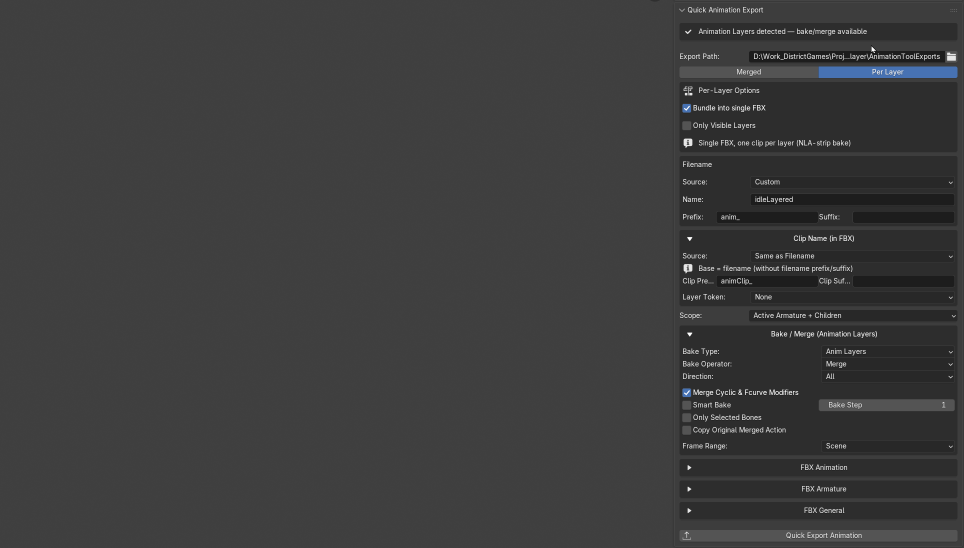
#> input picture Blender/Addons/ClaudeVibe_WIPs/QuickAnimationExport/assets/quick_anim_export_screenshot.png, 1928 x 1095 px, found by its file name (shown at 1/2 size)
$ python _make_annotated_doc.py
#> lines starting #> are read from the running program, lines starting #| are printed output that depends on the picture
# -*- coding: utf-8 -*-
"""Generates an annotated documentation image for Quick Animation Export
by overlaying labelled boxes + descriptions onto a Blender screenshot.

Canvas is extended 25% to the left and 50% downward versus the source
screenshot to give the description column proper breathing room and to
make space for the viewport-header button callout under the panel.
"""
import os
import sys
from PIL import Image, ImageDraw, ImageFont

sys.stdout.reconfigure(encoding='utf-8')

ROOT = r"D:/Stephko_Tooling/Toolings/Blender/Addons/ClaudeVibe_WIPs"
ASSETS = os.path.join(ROOT, "QuickAnimationExport", "assets")
SRC = os.path.join(ASSETS, "quick_anim_export_screenshot.png")
OUT = os.path.join(ASSETS, "QuickAnimationExport_docs.png")

# Canvas geometry — the screenshot is pasted with this offset so its grey
# 3D viewport area is widened on the left.
LEFT_PAD = 482        # 25% of 1928, added to the left
BOTTOM_PAD = 548      # 50% of 1095, added at the bottom
PANEL_LEFT_SRC = 1346 # left edge of the N-panel inside the source screenshot

BG = (63, 63, 63, 255)


# ---------- Fonts ----------
def load_font(size, bold=False):
#> called with size = 32, bold = True
    candidates = [
        "C:/Windows/Fonts/segoeuib.ttf" if bold else "C:/Windows/Fonts/segoeui.ttf",
        "C:/Windows/Fonts/arialbd.ttf" if bold else "C:/Windows/Fonts/arial.ttf",
    ]
    for p in candidates:
        if os.path.isfile(p):
            return ImageFont.truetype(p, size)
    return ImageFont.load_default()

F_TITLE   = load_font(32, bold=True)
F_SUB     = load_font(15)
F_HEADING = load_font(17, bold=True)
F_BODY    = load_font(14)
F_EX      = load_font(13)
F_SMALL   = load_font(12)

# ---------- Colour groups ----------
GROUPS = {
    "status":  (0xE6, 0x95, 0x4C),
    "output":  (0x5B, 0xA3, 0xF5),
    "perlay":  (0x4D, 0xD0, 0xE1),
    "file":    (0x67, 0xD8, 0x8B),
    "clip":    (0xC7, 0x7D, 0xFF),
    "scope":   (0xFF, 0x99, 0x33),
    "bake":    (0xFF, 0xD9, 0x3D),
    "fbx":     (0xB0, 0xBE, 0xC5),
    "action":  (0xFF, 0x6B, 0x6B),
    "header":  (0xFF, 0xB3, 0xD9),   # viewport header callout
}

# ---------- Field annotations ----------
# field_box uses ORIGINAL screenshot coordinates; they get offset by LEFT_PAD
# at draw time so the same numbers stay easy to verify against the source.
FIELDS = [
    dict(
        group="status",
        field_box=(1362, 47, 1916, 92),
        title="Status / Animation Layers detection",
        body=[
            "Sanity-check banner. Green checkmark = the Animation Layers addon",
            "is installed, enabled, and the active armature actually has layers.",
            "If absent, the panel falls back to plain FBX export with no merge step.",
        ],
    ),
    dict(
        group="output",
        field_box=(1362, 100, 1916, 128),
        title="Export Path",
        body=[
            "Folder the FBX file(s) are written to. Accepts Blender's // relative",
            "paths (resolved against the .blend file) and absolute system paths.",
        ],
        examples=["//exports/", "D:/Work/Anims/"],
    ),
    dict(
        group="output",
        field_box=(1362, 133, 1916, 161),
        title="Export Mode — Merged vs Per Layer",
        body=[
            "MERGED: bake every Animation Layer into one merged clip and write a",
            "single FBX. PER LAYER: each layer becomes its own file (or a single",
            "FBX containing one clip per layer if Bundle is on below).",
        ],
    ),
    dict(
        group="perlay",
        field_box=(1362, 166, 1916, 293),
        title="Per-Layer Options (only shown in Per Layer mode)",
        body=[
            "• Bundle into single FBX — all layers exported as separate AnimStacks",
            "  inside one FBX via the NLA-strip bake path.",
            "• Only Visible Layers — skip layers whose eye/mute flag is off.",
        ],
        examples=["Bundle ON  -> idleLayered.fbx (3 clips)",
                  "Bundle OFF -> idle_BasePose.fbx, idle_Overlay.fbx ..."],
    ),
    dict(
        group="file",
        field_box=(1362, 338, 1916, 372),
        title="Filename → Source",
        body=[
            "How the base filename is derived.",
            "• Layer / Action Name — use the active layer's action name.",
            "• Armature Name — use the armature object's name.",
            "• Custom — use the Name field shown directly below.",
        ],
    ),
    dict(
        group="file",
        field_box=(1362, 375, 1916, 406),
        title="Filename → Name (Custom only)",
        body=[
            "Literal base name when Source = Custom. Prefix/Suffix wrap around it.",
        ],
        examples=["idleLayered  ->  anim_idleLayered.fbx"],
    ),
    dict(
        group="file",
        field_box=(1362, 410, 1916, 442),
        title="Filename → Prefix  /  Suffix",
        body=[
            "Strings glued to the front/back of the resolved base name. Suffix is",
            "inserted before the .fbx extension. Both apply to the FILE name only.",
        ],
        examples=["Prefix 'anim_' + base 'idleLayered'  ->  anim_idleLayered.fbx"],
    ),
    dict(
        group="clip",
        field_box=(1362, 455, 1916, 543),
        title="Clip Name → Source (FBX AnimStack label)",
        body=[
            "Independent from the filename. Controls the clip label written INSIDE",
            "the FBX (what Unity/Unreal display as the animation clip).",
            "Same as Filename / Layer-Action / Armature / Custom.",
        ],
        examples=[
            "Given Filename Source = Custom 'idleLayered'  (file = idleLayered.fbx):",
            "Clip Source = Same as Filename    ->  Clip = idleLayered",
            "Clip Source = Layer/Action Name   ->  Clip = BasePose   (the active layer's action)",
            "Clip Source = Armature Name       ->  Clip = Armature",
            "Clip Source = Custom 'main'       ->  Clip = main",
        ],
    ),
    dict(
        group="clip",
        field_box=(1362, 547, 1916, 578),
        title="Clip Name → Clip Prefix / Suffix",
        body=[
            "Wraps every clip label. Common usage: a project/rig tag separate from",
            "the file's prefix, e.g. an engine that expects 'animClip_*'.",
        ],
        examples=["animClip_ + idleLayered  ->  animClip_idleLayered"],
    ),
    dict(
        group="clip",
        field_box=(1362, 580, 1916, 614),
        title="Clip Name → Layer Token",
        body=[
            "Per-clip differentiator appended to the clip base name. Essential when",
            "bundling multiple layers as separate clips in one FBX so each AnimStack",
            "has a unique label.",
            "Options: None / Layer Name / Layer Index / Index_Name / Name_Index.",
        ],
        examples=[
            "Given Clip Source = Same as Filename, File = idleLayered.fbx:",
            "Token = None         ->  Clip = idleLayered",
            "Token = Layer Name   ->  Clip = idleLayered_BasePose",
            "Token = Layer Index  ->  Clip = idleLayered_00",
            "Token = Index_Name   ->  Clip = idleLayered_00_BasePose",
        ],
    ),
    dict(
        group="scope",
        field_box=(1362, 620, 1916, 654),
        title="Scope — what to include in the export",
        body=[
            "• Active Armature Only — just the rig in focus.",
            "• Active Armature + Children — rig plus everything parented to it",
            "  (meshes, props). The usual default.",
            "• Selected Armatures + Children — every selected rig and its kids.",
        ],
    ),
    dict(
        group="bake",
        field_box=(1362, 660, 1916, 772),
        title="Bake / Merge — engine, operator, direction",
        body=[
            "Mirrors Animation Layers' merge dialog so you don't have to leave",
            "this panel.",
            "• Bake Type — 'Anim Layers' (preserves layer key density) or NLA Bake.",
            "• Bake Operator — Merge layers down vs bake into a new layer.",
            "• Direction — All / Down / Up relative to the active layer.",
        ],
    ),
    dict(
        group="bake",
        field_box=(1362, 775, 1916, 800),
        title="Merge Cyclic & Fcurve Modifiers",
        body=[
            "Include F-curve modifiers (cyclic, noise, etc.) in the bake instead",
            "of throwing them away when layers are flattened.",
        ],
    ),
    dict(
        group="bake",
        field_box=(1362, 800, 1916, 822),
        title="Smart Bake  /  Bake Step",
        body=[
            "Smart Bake (AL only): keep the original key density after merge.",
            "Bake Step: only bake every Nth frame (cheaper, less precise).",
        ],
        examples=["Bake Step 1 = every frame    Bake Step 2 = every 2nd frame"],
    ),
    dict(
        group="bake",
        field_box=(1362, 822, 1916, 872),
        title="Only Selected Bones  /  Copy Original Merged Action",
        body=[
            "• Only Selected Bones — bake just the bones you have selected in",
            "  pose mode (faster for partial bakes).",
            "• Copy Original Merged Action — keep a backup of the action that gets",
            "  overwritten. QAE already restores actions itself, so usually OFF.",
        ],
    ),
    dict(
        group="bake",
        field_box=(1362, 880, 1916, 910),
        title="Frame Range",
        body=[
            "Source for the bake's frame range.",
            "• Scene — use the scene start/end.",
            "• Action — use each action's own length.",
            "• Custom — type your own start/end below the dropdown.",
        ],
    ),
    dict(
        group="fbx",
        field_box=(1362, 918, 1916, 1040),
        title="FBX Animation / Armature / General (collapsed)",
        body=[
            "Three foldouts that mirror Blender's native FBX exporter:",
            "• Animation — sampling rate, simplify, NLA strips, force start/end.",
            "• Armature — leaf bones, primary/secondary bone axis, node type.",
            "• General — unit scale, apply transform, forward/up axes, path mode.",
            "Open only when you need to tune the FBX exporter itself.",
        ],
    ),
    dict(
        group="action",
        field_box=(1362, 1049, 1916, 1083),
        title="Quick Export Animation",
        body=[
            "Run it. Bakes (if AL is active) and writes the FBX(s) using every",
            "setting above.",
        ],
    ),
]


# ---------- Layout constants for the extended canvas ----------
COL_W = 800
PADDING = 12

# Metro-map style: each colour group gets its own dedicated vertical track
# inside the corridor between the description column (right edge ~x=840) and
# the panel (left edge ~x=1828). Tracks are spaced ~110px apart so risers
# never sit on top of each other or behind the text boxes.
# Ordered by first appearance in the FIELDS list so tracks roughly follow the
# panel from top to bottom — keeps crossings between groups to a minimum.
GROUP_TRACK_X = {
    "status": 900,
    "output": 1010,
    "perlay": 1120,
    "file":   1230,
    "clip":   1340,
    "scope":  1450,
    "bake":   1560,
    "fbx":    1670,
    "action": 1780,
}


def measure_block(field, draw):
    lines = [("title", field["title"])]
    for b in field["body"]:
        lines.append(("body", b))
    if field.get("examples"):
        lines.append(("ex_head", "examples:"))
        for ex in field["examples"]:
            lines.append(("ex", ex))
    line_heights = []
    for kind, txt in lines:
        f = {"title": F_HEADING, "body": F_BODY, "ex_head": F_SMALL, "ex": F_EX}[kind]
        bbox = f.getbbox(txt)
        line_heights.append(bbox[3] - bbox[1] + 5)
    h = sum(line_heights) + 2 * PADDING
    return lines, line_heights, h


def draw_block(draw, x, y, w, lines, line_heights, color):
    h = sum(line_heights) + 2 * PADDING
    draw.rounded_rectangle([x, y, x + w, y + h], radius=8,
                           fill=(40, 40, 40, 255), outline=color, width=2)
    cy = y + PADDING
    for (kind, txt), lh in zip(lines, line_heights):
        if kind == "title":
            f, col = F_HEADING, color
        elif kind == "body":
            f, col = F_BODY, (225, 225, 225)
        elif kind == "ex_head":
            f, col = F_SMALL, (160, 160, 160)
        else:
            f, col = F_EX, (180, 220, 200)
        draw.text((x + PADDING, cy), txt, fill=col, font=f)
        cy += lh


def draw_viewport_button_mock(draw, x, y):
    """Tiny illustration of where the addon adds its viewport-header button.

    A short stylised top-bar with a few generic icons on the left and the
    QAE icon highlighted on the right, with a label arrow.
    """
    bar_w = 540
    bar_h = 36
    bar = (x, y, x + bar_w, y + bar_h)
    draw.rounded_rectangle(bar, radius=4, fill=(48, 48, 48), outline=(90, 90, 90), width=1)

    # Generic dummy icons on the left
    icon_y = y + 6
    for i in range(6):
        ix = x + 10 + i * 28
        draw.rounded_rectangle([ix, icon_y, ix + 22, icon_y + 24], radius=3,
                               fill=(60, 60, 60), outline=(95, 95, 95), width=1)

    # The QAE button — highlighted on the right end
    bx0 = x + bar_w - 36
    by0 = y + 4
    bx1 = bx0 + 28
    by1 = by0 + 28
    draw.rounded_rectangle([bx0, by0, bx1, by1], radius=4,
                           fill=(75, 110, 165), outline=GROUPS["header"], width=2)
    # Stylised sine wave + arrow inside
    cx, cy = (bx0 + bx1) // 2, (by0 + by1) // 2
    draw.line([(cx - 9, cy + 2), (cx - 5, cy - 4), (cx, cy + 2), (cx + 5, cy - 4)],
              fill=(245, 245, 245), width=2)
    draw.polygon([(cx + 6, cy + 4), (cx + 10, cy + 4), (cx + 8, cy + 8)],
                 fill=(245, 245, 245))

    return bar


def main():
    src = Image.open(SRC).convert("RGBA")
#> src is the input picture: PIL image 1928x1095 RGBA; mean R, G, B, A 60.5, 60.6, 60.8, 255
    sw, sh = src.size

    # Pre-measure all description blocks before we know the final canvas size.
    # The bottom blocks (viewport-header callout, workflow tip) are sized first
    # because the canvas height has to grow to fit them under the columns.
    tmp_img = Image.new("RGBA", (10, 10))
    tmp_draw = ImageDraw.Draw(tmp_img)
    measured = [(*measure_block(f, tmp_draw), f) for f in FIELDS]

    # Single description column on the left. Each box's y is pulled towards
    # its field's centre where the flow allows — keeps the metro-map risers
    # short. We use one column instead of two so the connector corridor
    # between text and panel stays clear of any text boxes.
    COL_X = 40

    placements = {}
    cy = 130
    for i, (lines, lh, h, f) in enumerate(measured):
        fy0, fy1 = f["field_box"][1], f["field_box"][3]
        field_cy = (fy0 + fy1) // 2
        y_ideal = field_cy - h // 2
        y = max(cy, y_ideal)
        placements[i] = (COL_X, y, COL_W, h)
        cy = y + h + 18  # comfortable gap between blocks
    col_end_y = {"single": cy}

    # Measure the viewport-button callout and workflow tip up-front so we know
    # how much vertical room they need below the columns / screenshot.
    vb_lines = [
        ("title", "Quick Export Button (3D viewport header, top-right)"),
        ("body", "The addon also appends a single icon button to every 3D viewport's"),
        ("body", "header bar, on the right-hand side. Clicking it fires the same"),
        ("body", "qae.quick_export operator the panel's button calls — so you can"),
        ("body", "trigger an export without opening the N-panel."),
        ("body", ""),
        ("body", "• Custom icon — a sine wave flowing into an export arrow."),
        ("body", "• Greyed out unless the active object is an armature."),
        ("body", "• Falls back to Blender's ARMATURE_DATA icon if the PNG fails to load."),
    ]
    vb_heights = []
    for kind, txt in vb_lines:
        f_ = {"title": F_HEADING, "body": F_BODY}[kind]
        bbox = f_.getbbox(txt or " ")
        vb_heights.append(bbox[3] - bbox[1] + 5)
    vb_total_h = sum(vb_heights) + 2 * PADDING

    note_lines = [
        ("title", "Tip — typical workflow"),
        ("body", "1. Set Export Path and Export Mode (Merged for one-shots, Per Layer to keep layers separate)."),
        ("body", "2. Pick Filename + Clip Name conventions once — they survive between sessions."),
        ("body", "3. Choose Scope (usually 'Active Armature + Children')."),
        ("body", "4. Tune Bake/Merge only if the AL defaults don't suit the rig."),
        ("body", "5. Hit Quick Export Animation — from the N-panel or the viewport header button."),
    ]
    note_heights = []
    for kind, txt in note_lines:
        f_ = {"title": F_HEADING, "body": F_BODY}[kind]
        bbox = f_.getbbox(txt or " ")
        note_heights.append(bbox[3] - bbox[1] + 5)
    note_total_h = sum(note_heights) + 2 * PADDING

    # The bottom blocks must sit BELOW the original screenshot AND below the
    # bottom of the description column — whichever is lower.
    bottom_start = max(sh, col_end_y["single"]) + 40
    vp_bar_h = 36
    vb_y = bottom_start
    vp_y = bottom_start + max(0, (vb_total_h - vp_bar_h) // 2)
    note_y = max(vb_y + vb_total_h, vp_y + vp_bar_h) + 30

    required_bottom = note_y + note_total_h + 40  # 40px footer margin

    # Extended canvas: 25% more on the left; bottom expands to fit everything.
    NW = sw + LEFT_PAD
    NH = max(sh + BOTTOM_PAD, required_bottom + 30)
    canvas = Image.new("RGBA", (NW, NH), BG)
    canvas.paste(src, (LEFT_PAD, 0))
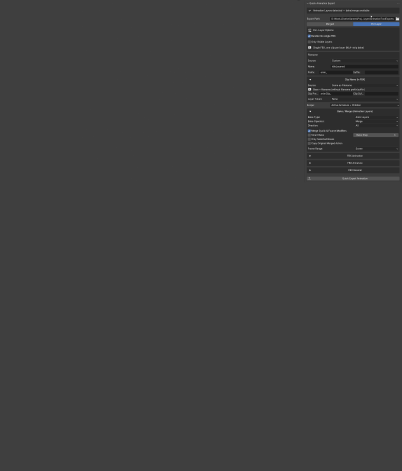
#> canvas: PIL image 2410x2823 RGBA (shown at 1/6 size); mean R, G, B, A 62.2, 62.3, 62.3, 255
    draw = ImageDraw.Draw(canvas)

    # Title
    draw.text((40, 24), "Quick Animation Export — Field Reference",
              fill=(245, 245, 245), font=F_TITLE)
    draw.text((40, 68),
              "Each labelled box on the panel maps to a description on the left.",
              fill=(180, 180, 180), font=F_SUB)
    draw.text((40, 90),
              "Colours group related fields (output, filename, clip, bake/merge, FBX, action).",
              fill=(180, 180, 180), font=F_SUB)

    # --- Field outlines (drawn first so tracks/dots sit on top) ---
    for i in range(len(FIELDS)):
        lines, lh, h, f = measured[i]
        color = GROUPS[f["group"]]
        fx0, fy0, fx1, fy1 = f["field_box"]
        fx0o = fx0 + LEFT_PAD
        fx1o = fx1 + LEFT_PAD
        draw.rectangle([fx0o, fy0, fx1o, fy1], outline=color, width=3)

    # --- Description blocks (drawn before connectors so the corridor stays
    # visually clean — no track ever runs through a text box anyway, but the
    # blocks landing first makes the dot/box-edge meeting point look tidy). ---
    for i in range(len(FIELDS)):
        lines, lh, h, f = measured[i]
        bx, by, bw, bh = placements[i]
        draw_block(draw, bx, by, bw, lines, lh, GROUPS[f["group"]])

    # --- Metro-map connectors ---
    # Each group has a dedicated vertical track between the description column
    # and the panel. A connector is 3 segments: short horizontal out of the
    # box, vertical along the group's track, short horizontal into the field.
    # Same-colour boxes share the same track x — fields stack onto it like
    # stations on a metro line. Different groups run as parallel verticals.
    r = 4
    for i in range(len(FIELDS)):
        lines, lh, h, f = measured[i]
        bx, by, bw, bh = placements[i]
        color = GROUPS[f["group"]]
        fx0, fy0, fx1, fy1 = f["field_box"]
        fx0o = fx0 + LEFT_PAD

        block_anchor = (bx + bw, by + bh // 2)
        field_anchor = (fx0o, (fy0 + fy1) // 2)
        track_x = GROUP_TRACK_X[f["group"]]

        # Out of box → track (horizontal)
        draw.line([block_anchor, (track_x, block_anchor[1])],
                  fill=color, width=3)
        # Vertical riser at the group track
        draw.line([(track_x, block_anchor[1]), (track_x, field_anchor[1])],
                  fill=color, width=3)
        # Track → field (horizontal)
        draw.line([(track_x, field_anchor[1]), field_anchor],
                  fill=color, width=3)

        # Station dots at both ends so the entry/exit points read clearly
        draw.ellipse([block_anchor[0] - r, block_anchor[1] - r,
                      block_anchor[0] + r, block_anchor[1] + r], fill=color)
        draw.ellipse([field_anchor[0] - r, field_anchor[1] - r,
                      field_anchor[0] + r, field_anchor[1] + r], fill=color)

    # --- Viewport header button callout (in the new bottom grey area) ---
    vp_x = 40
    bar_rect = draw_viewport_button_mock(draw, vp_x, vp_y)
#> bar_rect = (40, 2510, 580, 2546)
    bar_x0, bar_y0, bar_x1, bar_y1 = bar_rect
#> bar_x0 = 40; bar_y0 = 2510; bar_x1 = 580; bar_y1 = 2546

    # Description block for the viewport button — placed to the right of the
    # mock bar, vertically centred against it.
    vb_x = bar_x1 + 30
#> vb_x = 610
    vb_w = NW - vb_x - 40
#> vb_w = 1760

    # Connector from the highlighted QAE icon on the mock bar to the callout.
    btn_cx = bar_x1 - 22
#> btn_cx = 558
    btn_cy = bar_y0 + 18
#> btn_cy = 2528
    draw.line([(btn_cx + 16, btn_cy), (vb_x - 8, vb_y + 30)],
              fill=GROUPS["header"], width=2)

    draw.rounded_rectangle([vb_x, vb_y, vb_x + vb_w, vb_y + vb_total_h],
                           radius=8, fill=(40, 40, 40, 255),
                           outline=GROUPS["header"], width=2)
    cy = vb_y + PADDING
    for (kind, txt), lh in zip(vb_lines, vb_heights):
        if kind == "title":
            f_, col = F_HEADING, GROUPS["header"]
        else:
            f_, col = F_BODY, (225, 225, 225)
        draw.text((vb_x + PADDING, cy), txt, fill=col, font=f_)
        cy += lh
#> after the loop, cy = 2592

    # Workflow note spans the full width below the viewport-button callout.
    note_x = 40
    note_w = NW - 80
    draw.rounded_rectangle([note_x, note_y, note_x + note_w, note_y + note_total_h],
                           radius=8, fill=(38, 38, 38, 255),
                           outline=(120, 120, 120), width=1)
    cy = note_y + PADDING
    for (kind, txt), lh in zip(note_lines, note_heights):
        if kind == "title":
            f_, col = F_HEADING, (235, 235, 235)
        else:
            f_, col = F_BODY, (210, 210, 210)
        draw.text((note_x + PADDING, cy), txt, fill=col, font=f_)
        cy += lh
#> after the loop, cy = 2741

    # Footer
    draw.text((40, NH - 28),
              "Stephko / ClaudeVibe — Quick Animation Export   •   N-panel: 3D Viewport ▸ Animation",
              fill=(140, 140, 140), font=F_SMALL)

    canvas.convert("RGB").save(OUT, "PNG", optimize=True)
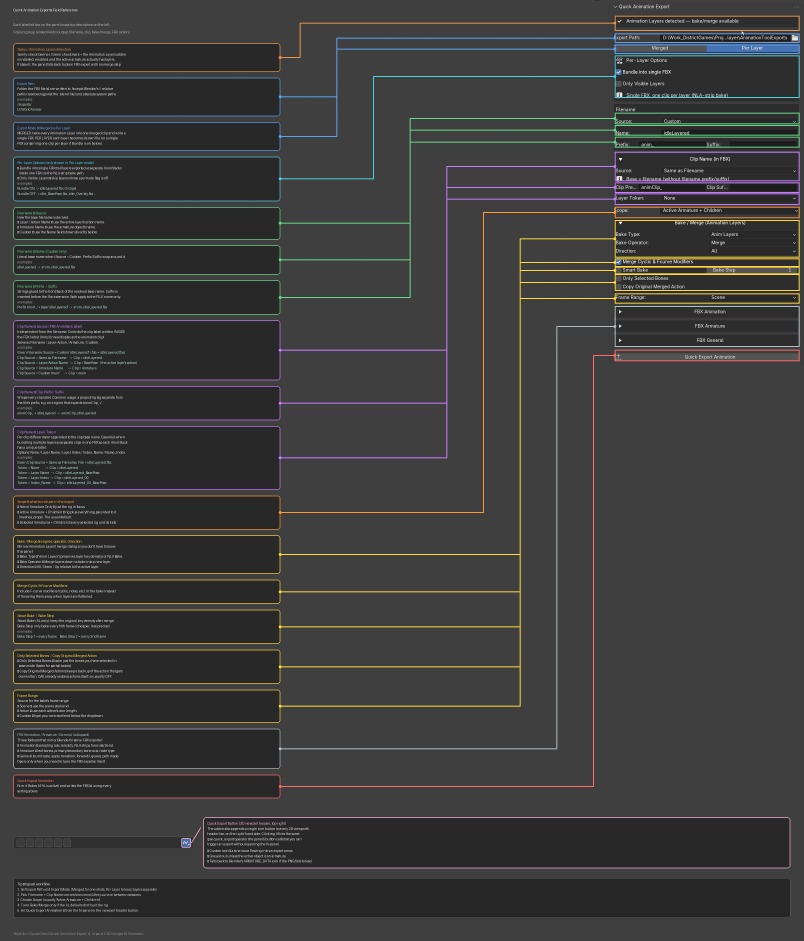
#> saved as QuickAnimationExport_docs.png: PIL image 2410x2823 RGB (shown at 1/3 size); mean R, G, B 60.7, 60.4, 59.5
    print("Wrote", OUT, "size", canvas.size)
#| Wrote D:/Stephko_Tooling/Toolings/Blender/Addons/ClaudeVibe_WIPs/QuickAnimationExport/assets/QuickAnimationExport_docs.png size (2410, 2823)


if __name__ == "__main__":
    main()
